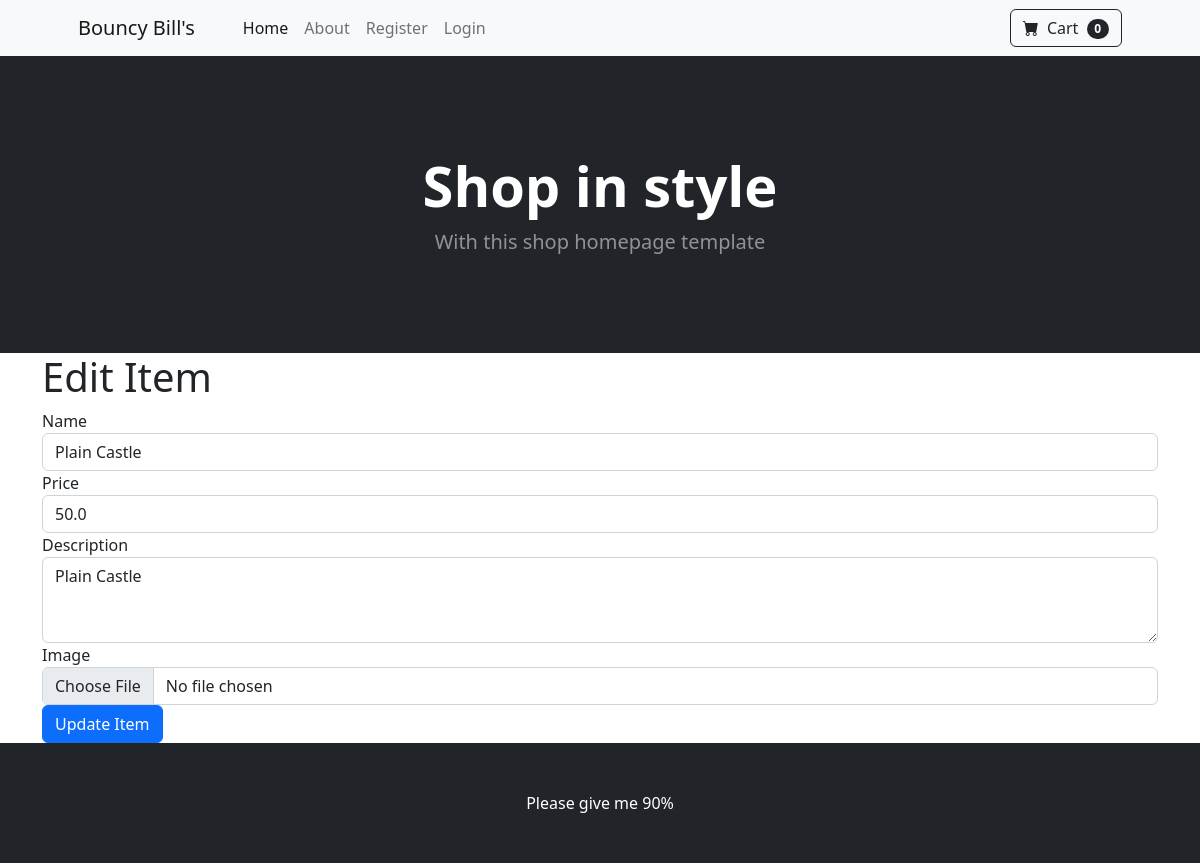
The page /edit/202 on the database its author committed.
### tables this page shows
CREATE TABLE products (
        id INTEGER PRIMARY KEY AUTOINCREMENT,
        name TEXT NOT NULL,
        price FLOAT NOT NULL,
        description TEXT NOT NULL,
        image BLOB
    );

### app.py (the view, shortened to what this page needs)
@app.route('/edit/<int:id>', methods=('GET', 'POST'))
@app.route('/add', methods=('GET', 'POST'), defaults={'id': None})
def edit(id):
    conn = get_db_connection()
    product = None
    if id:
        product = conn.execute('SELECT * FROM products WHERE id = ?', (id,)).fetchone()
    conn.close()
    return render_template('edit.html', product=product)

### app.py (called while the page is built)
def get_db_connection():
    conn = sqlite3.connect('database.db')
    conn.row_factory = sqlite3.Row  # Access rows as dictionaries
    return conn

### templates/edit.html (shortened to what this page needs)
{% extends 'base.html' %}
{% block content %}
<div class="container">
    <h1>Edit Item</h1>
    <form method="POST" enctype="multipart/form-data">
        <div class="form-group">
            <label for="name">Name</label>
            <input type="text" class="form-control" id="name" name="name" value="{{ product.name }}" required>
        </div>
        <div class="form-group">
            <label for="price">Price</label>
            <input type="number" step="0.01" class="form-control" id="price" name="price" value="{{ product.price }}" required>
        </div>
        <div class="form-group">
            <label for="description">Description</label>
            <textarea class="form-control" id="description" name="description" rows="3" required>{{ product.description }}</textarea>
        </div>
        <div class="form-group">
            <label for="image">Image</label>
            <input type="file" class="form-control" id="image" name="image">
        </div>
        <button type="submit" class="btn btn-primary">Update Item</button>
    </form>
</div>
{% endblock %}

### rows shown on the page
products: name "Plain Castle", price "50.0", description "Plain Castle"
